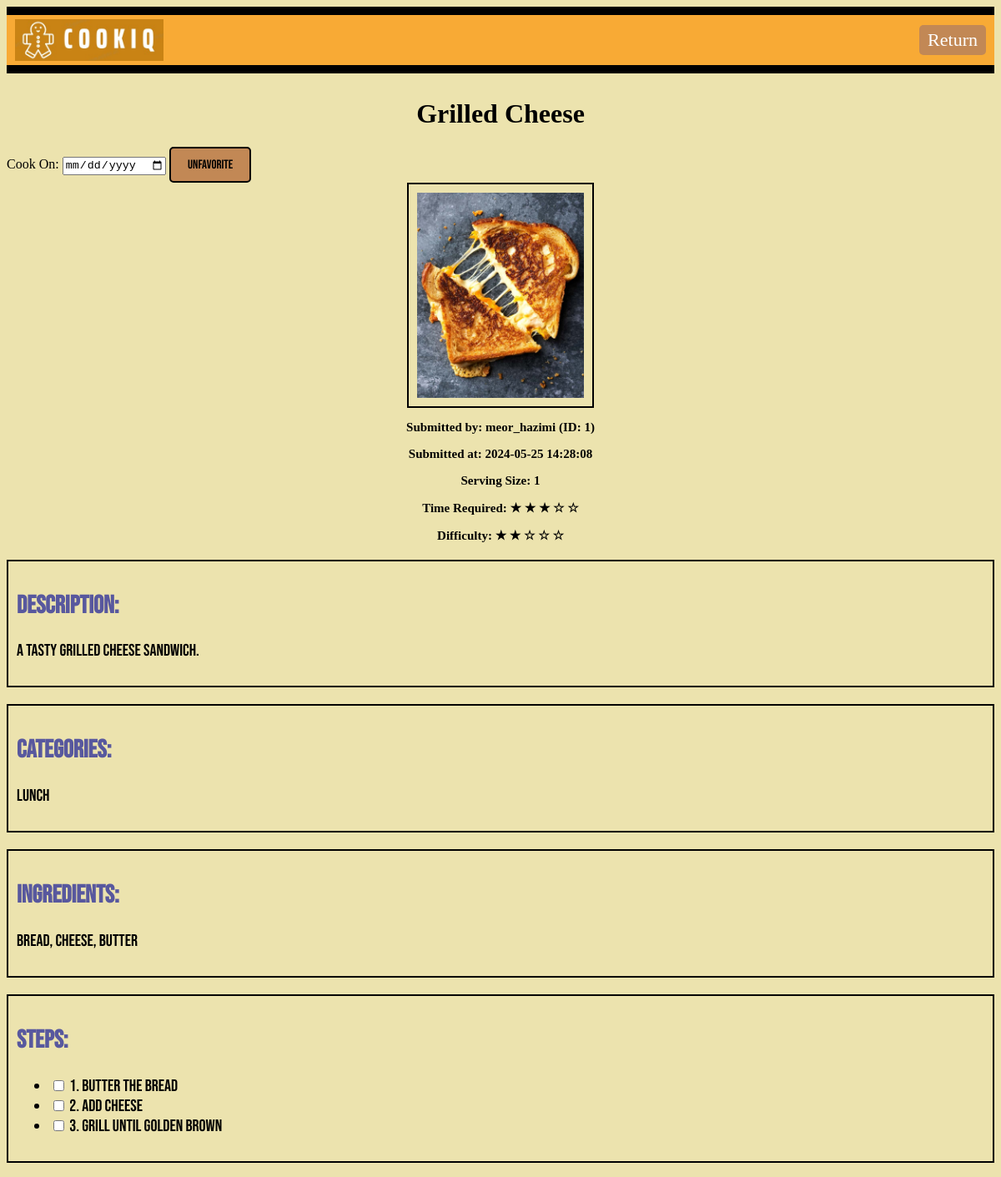
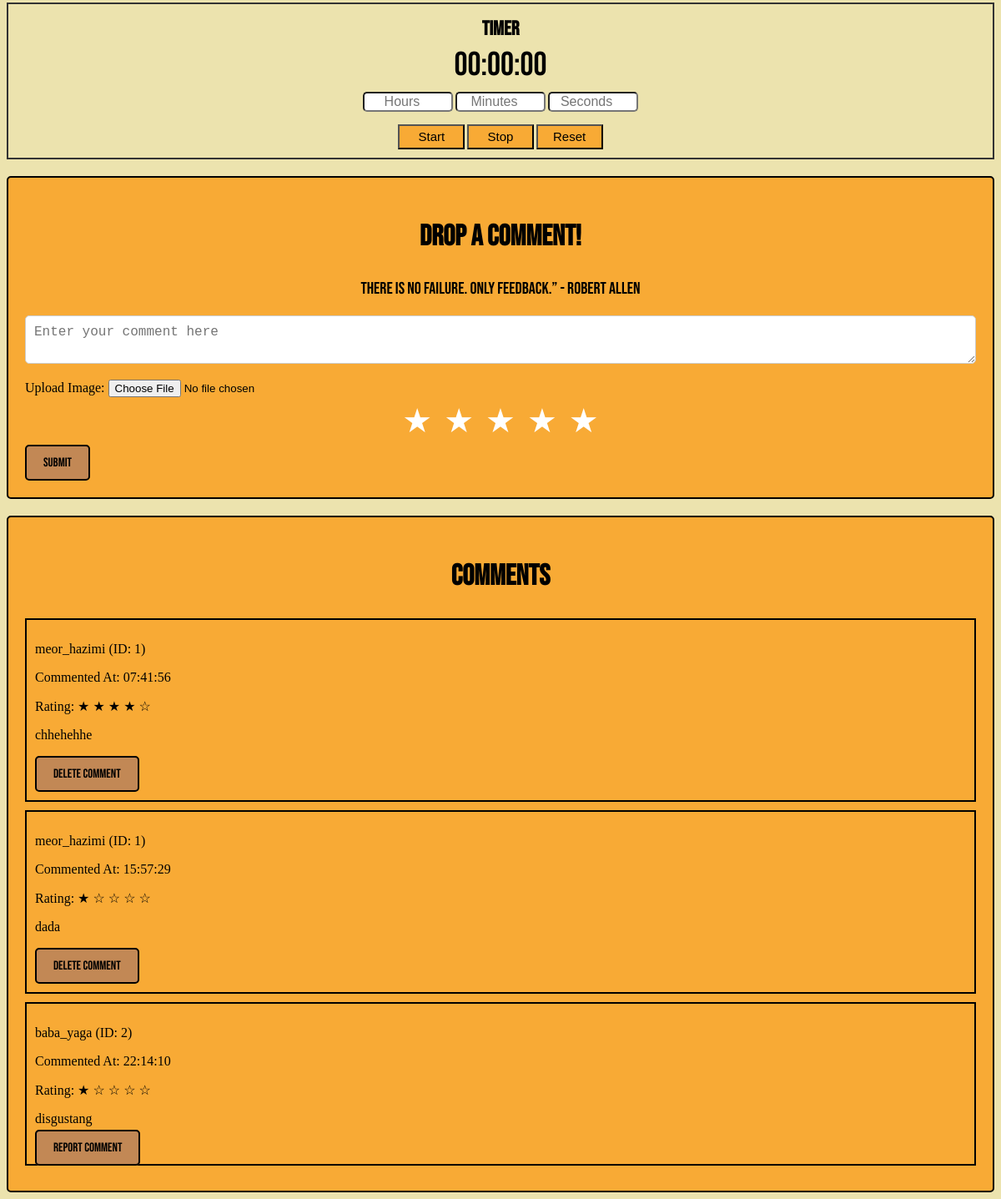
Page /user/1/recipe/1 (signed in) on the committed database (2 pictures, top to bottom).
### models.py (models this page shows, shortened)
class Recipe(db.Model):
    id = db.Column(db.Integer, primary_key=True)
    recipe_name = db.Column(db.String(100), nullable=False)
    description = db.Column(db.Text, nullable=False)
    ingredients = db.Column(db.Text, nullable=False)
    steps = db.Column(db.Text, nullable=False)
    difficulty = db.Column(db.Integer, nullable=False)
    time_required = db.Column(db.Integer, nullable=False)
    serving_size = db.Column(db.Integer, nullable=False)
    submitted_at = db.Column(db.DateTime(timezone=True), default=lambda: datetime.now(timezone('Asia/Kuala_Lumpur')))
    approved = db.Column(db.Boolean, default=False)
    user_id = db.Column(db.Integer, db.ForeignKey('user.id', name='fk_recipe_user'), nullable=False)
    image_path = db.Column(db.String(255))  # Path to the image file
    submitted_by = db.Column(db.String(100), nullable=False)
    comments = db.relationship('Comment', backref='recipe', cascade="all, delete-orphan", lazy=True)
    reports = db.relationship('Report', back_populates='recipe', cascade="all, delete-orphan")
    categories = db.relationship('Category', secondary=recipe_category_association, backref=db.backref('recipes', lazy='dynamic'))

class Category(db.Model):
    id = db.Column(db.Integer, primary_key=True)
    name = db.Column(db.String(100), nullable=False, unique=True)
    group_id = db.Column(db.Integer, db.ForeignKey('category_group.id', name='fk_category_group'), nullable=True)

class Comment(db.Model):
    id = db.Column(db.Integer, primary_key=True)
    comment = db.Column(db.Text, nullable=False)
    rating = db.Column(db.Integer, nullable=False)
    image_url = db.Column(db.String(255))
    submitted_by = db.Column(db.String(100), nullable=False)
    commented_at = db.Column(db.DateTime(timezone=True), default=lambda: datetime.now(timezone('Asia/Kuala_Lumpur')))
    recipe_id = db.Column(db.Integer, db.ForeignKey('recipe.id', name='fk_comment_recipe'), nullable=False)
    user_id = db.Column(db.Integer, db.ForeignKey('user.id', name='fk_comment_user'), nullable=False)
    reports = db.relationship('Report', back_populates='comment', cascade="all, delete-orphan")

### main.py (the view)
@app.route("/user/<int:user_id>/recipe/<int:recipe_id>")
def recipe(user_id, recipe_id):
    if "user_id" not in session or session["user_id"] != user_id:
        return redirect(url_for("login"))
    user = User.query.get_or_404(user_id)
    recipe = Recipe.query.get_or_404(recipe_id)
    comments = Comment.query.filter_by(recipe_id=recipe_id).all()
    favourite_recipe = FavouriteRecipe.query.filter_by(user_id=user_id, recipe_id=recipe_id).first()
    favourited_recipe_ids = [fr.recipe_id for fr in FavouriteRecipe.query.filter_by(user_id=user_id).all()]
    source = request.args.get('source', 'browse_recipe')
    return render_template("recipe.html", user=user, recipe=recipe, favourite_recipe=favourite_recipe, favourited_recipe_ids=favourited_recipe_ids, comments=comments, source=source)

### templates/recipe.html (shortened to what this page needs)
<!DOCTYPE html>
<html>
<head>
    <link rel="stylesheet" type="text/css" href="{{ url_for('static', filename='style.css') }}">
</head>
<body class="body">
    <div class="header">
        <img style="height: 50px;" src="{{ url_for('static', filename='Logo_CookiQ.jpeg') }}" alt="Logo_CookiQ">
        {% if source == 'favouritedrecipe' %}
            <a href="{{ url_for('favouritedrecipe', user_id=user.id, recipe_id=recipe.id) }}" class="ReturnButton">Return</a>
        {% elif source == 'browse_recipe' %}
            <a href="{{ url_for('browse_recipes', user_id=user.id, recipe_id=recipe.id) }}" class="ReturnButton">Return</a>
        {% elif source == 'submitted_recipes' %}
            <a href="{{ url_for('submitted_recipes', user_id=user.id, recipe_id=recipe.id) }}" class="ReturnButton">Return</a>
        {% endif %}
    </div>
    {% include '_flashes.html' %}
    <h1 class="indepth-recipe-title">{{ recipe.recipe_name }}</h1>
    <form action="{{ url_for('favorite_recipe', user_id=user.id, recipe_id=recipe.id, source=source) }}" method="POST">
        <label for="cook_on">Cook On:</label>
        <input type="date" id="cook_on" name="cook_on" value="{{ favourite_recipe.cook_on.strftime('%Y-%m-%d') if favourite_recipe and favourite_recipe.cook_on else '' }}">
        <button type="submit" class="submit-button">{{ 'Unfavorite' if recipe.id in favourited_recipe_ids else 'Favorite' }}</button>
    </form>
    <div class="indepth-recipe-photo-container">
        <img src="/static/{{ recipe.image_path }}" class="indepth-recipe-photo" alt="Recipe Photo" style="max-width: 200px;">
        <div  class="submitted-by-date">
            <p>Submitted by: {{ recipe.submitted_by }}</p>
            <p>Submitted at: {{ recipe.submitted_at }}</p>
            <p>Serving Size: {{ recipe.serving_size }}</p>
            <p>Time Required:
                {% for i in range(recipe.time_required) %}
                    &#9733;
                {% endfor %}
                {% for i in range(5 - recipe.time_required) %}
                    &#9734;
                {% endfor %}
            </p>
            <p>Difficulty:
                {% for i in range(recipe.difficulty) %}
                    &#9733;
                {% endfor %}
                {% for i in range(5 - recipe.difficulty) %}
                    &#9734;
                {% endfor %}
            </p>
        </div>
    </div>
    <div class="indepth-recipe-details">
        <h2>Description:</h2>
        <p>{{ recipe.description }}</p>
    </div>
    <div class="indepth-recipe-details">
        <h2>Categories:</h2>
        <p>
            {% for category in recipe.categories %}
                {{ category.name }}{% if not loop.last %}, {% endif %}
            {% endfor %}
        </p>
    </div>
    <div class="indepth-recipe-details">
        <h2>Ingredients:</h2>
        <p>{{ recipe.ingredients }}</p>
    </div>
    <div class="indepth-recipe-details">
        <h2>Steps:</h2>
        <ul>
            {% for step in recipe.steps.split('\n') %}
                {% if step %}
                    <li>
                        <input type="checkbox" id="step{{ loop.index }}" name="step{{ loop.index }}">
                        <label for="step{{ loop.index }}">{{ step }}</label>
                    </li>
                {% endif %}
            {% endfor %}
        </ul>
    </div>
    <div class="timer-container">
        <h2>Timer</h2>
        <p id="timer">00:00:00</p>
        <div>
            <input type="number" id="hours" min="0" placeholder="Hours">
            <input type="number" id="minutes" min="0" max="59" placeholder="Minutes">
            <input type="number" id="seconds" min="0" max="59" placeholder="Seconds">
        </div>
        <div>
            <button onclick="startCountdown()">Start</button>
            <button onclick="stopCountdown()">Stop</button>
            <button onclick="resetCountdown()">Reset</button>
        </div>
    </div>
    <div class="comment-box">
        <h2>Drop A Comment!</h2>
        <p>There is no failure. Only feedback.” - Robert Allen</p>
        <form action="{{ url_for('submit_comment', user_id=user.id, recipe_id=recipe.id) }}" method="post" enctype="multipart/form-data">
            <textarea name="comment" placeholder="Enter your comment here" class="input-field"></textarea>
            <label for="image">Upload Image:</label>
            <input type="file" name="image" accept="image/*" >
            <div class="rating">
                <label for="star5"></label>
                <label for="star4"></label>
                <label for="star3"></label>
                <label for="star2"></label>
                <label for="star1"></label>
            </div>
            <input type="submit" value="SUBMIT" class="submit-button">
        </form>
    </div>
    <div class="comment-section">
        <h2>Comments</h2>
        {% for comment in comments %}
        <div class="comment">
            <div class="comment-content">
                <p>{{ comment.submitted_by }}</p>
                <p>Commented At: {{ comment.commented_at.strftime('%H:%M:%S') }}</p>
                <p>Rating:
                    {% for i in range(comment.rating) %}
                        &#9733;
                    {% endfor %}
                    {% for i in range(5 - comment.rating) %}
                        &#9734;
                    {% endfor %}
                </p>
                <p>{{ comment.comment }}</p>
                {% if comment.user_id == user.id %}
                    <form action="{{ url_for('user_delete_comment', user_id=user.id, comment_id=comment.id) }}" method="POST" style="display:inline;">
                        <button type="submit" class="delete-indepth-button" onclick="return confirm('Are you sure you want to delete this comment?')">Delete Comment</button>
                    </form>
                {% endif %}
                {% if comment.user_id != user.id %}
                    <a href="{{ url_for('report_comment', user_id=user.id, comment_id=comment.id, recipe_id=recipe.id) }}" class="report-button">Report Comment</a>
                {% endif %}
            </div>
        </div>
        {% endfor %}
    </div>
</body>
</html>

### static/style.css (style rules this page uses)
.header { display: flex; align-items: center; justify-content: space-between; background-color: #f8aa35; border-top: 10px solid #000; border-bottom: 10px solid #000; margin-bottom: 20px; padding: 5px 10px; }
.body { background-color: #ece3ae; }
.ReturnButton { padding: 5px 10px; border-radius: 5px; background-color: #c28855; color: #fff; font-size: 22px; font-weight: 300; cursor: pointer; text-decoration: none; left: 20px; }
.submit-button, .delete-indepth-button, .report-button { padding: 10px 20px; background-color: #c28855; border: 2px solid #000000; border-radius: 5px; cursor: pointer; text-align: center; font-family: 'Bebas Neue', sans-serif; font-size: 15px; transition: background-color 0.3s; z-index: 1; }
.report-button { text-decoration: none; color: black; }
.indepth-recipe-title { text-align: center; margin-top: 30px; }
.indepth-recipe-photo-container { text-align: center; margin-bottom: 20px; }
.indepth-recipe-photo { display: block; margin: 0 auto; border: 2px solid #000; padding: 10px; max-width: 100%; height: auto; }
.submitted-by-date { font-weight: bold; font-size: 15px; }
.indepth-recipe-details { font-family: 'Bebas Neue', sans-serif; border: 2px solid #000; padding: 10px; margin-bottom: 20px; font-size: 20px; }
.indepth-recipe-details h2 { color: rgb(88, 88, 158); font-size: 30px; }
.comment-box { background-color: #f8aa35; border: 2px solid #000; border-radius: 5px; padding: 20px; margin-top: 20px; }
.comment-box h2 { text-align: center; font-family: 'Bebas Neue', sans-serif; font-size: 35px; }
.comment-box p { text-align: center; font-family: 'Bebas Neue', sans-serif; font-size: 20px; }
.input-field { width: 100%; padding: 10px; margin-bottom: 15px; border: 1px solid #ccc; border-radius: 5px; box-sizing: border-box; font-size: 16px; }
.rating { unicode-bidi: bidi-override; direction: rtl; text-align: center; }
.rating > label { display: inline-block; padding: 5px; font-size: 40px; color: #ffffff; cursor: pointer; }
.rating > label:before { content: "\2605"; }
.comment-section { background-color: #f8aa35; border: 2px solid #000; border-radius: 5px; padding: 20px; margin-top: 20px; }
.comment-section h2 { text-align: center; font-family: 'Bebas Neue', sans-serif; font-size: 35px; }
.comment { border: 2px solid #000000; padding: 10px; margin-bottom: 10px; }
.timer-container { border: 2px solid #333; padding: 10px; text-align: center; font-family: 'Bebas Neue', sans-serif; }
.timer-container p { font-size: 40px; margin-top: 5px; margin-bottom: 5px; }
.timer-container h2 { margin-bottom: 5px; margin-top: 5px; }
.timer-container button { width: 80px; height: 30px; background-color: #f8aa35; transition: background-color 0.3s; font-size: 15px; }
.timer-container input { margin-top: 3px; margin-bottom: 15px; width: 100px; font-size: 16px; border-radius: 5px; text-align: center; }

### rows in the picture
Recipe: recipe_name "Grilled Cheese", image_path (picture), submitted_by "meor_hazimi (ID: 1)", submitted_at "2024-05-25 14:28:08", serving_size "1", time_required 3 (drawn), difficulty 2 (drawn), description "A tasty grilled cheese sandwich.", ingredients "Bread, Cheese, Butter"
Category: name "Lunch"
Comment: submitted_by "meor_hazimi (ID: 1)", commented_at "07:41:56", rating 4 (drawn), comment "chhehehhe"
Comment: submitted_by "meor_hazimi (ID: 1)", commented_at "15:57:29", rating 1 (drawn), comment "dada"
Comment: submitted_by "baba_yaga (ID: 2)", commented_at "22:14:10", rating 1 (drawn), comment "disgustang"

### other values in the picture
{{ 'Unfavorite' if recipe.id in favourited_recipe_ids else 'Favorite' }} "Unfavorite"
{{ step }} "1. Butter the bread" "2. Add cheese" "3. Grill until golden brown"
